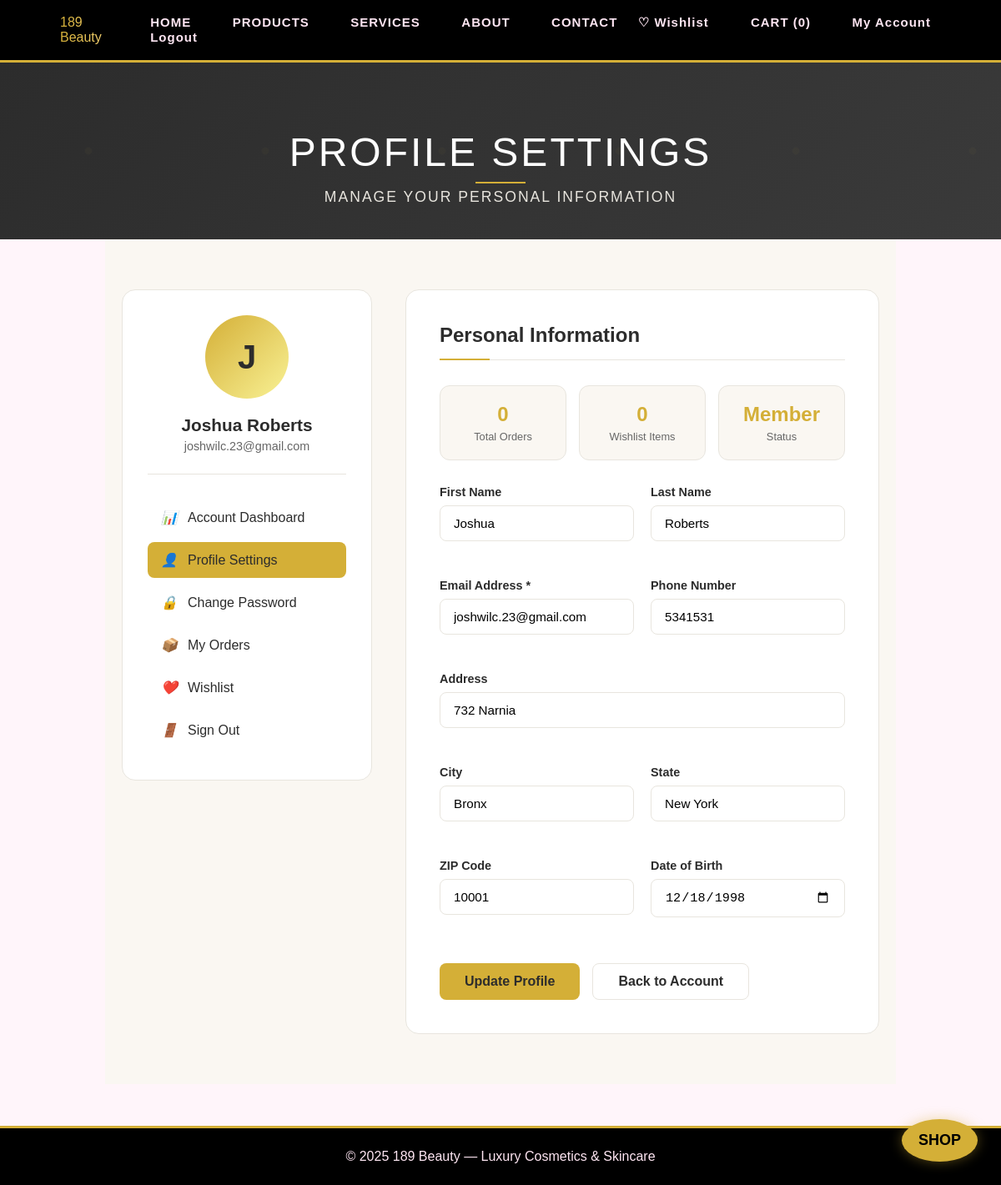
The app's page /profile.php (signed in) with its own data.
### tables this page shows
CREATE TABLE `users` (
  `id` int(11) NOT NULL,
  `username` varchar(255) DEFAULT NULL,
  `email` varchar(255) DEFAULT NULL,
  `password` varchar(255) DEFAULT NULL,
  `cart_data` text DEFAULT NULL,
  `wishlist_data` text DEFAULT NULL,
  `first_name` varchar(100) DEFAULT NULL,
  `last_name` varchar(100) DEFAULT NULL,
  `phone` varchar(20) DEFAULT NULL,
  `address` text DEFAULT NULL,
  `city` varchar(100) DEFAULT NULL,
  `state` varchar(50) DEFAULT NULL,
  `zip_code` varchar(20) DEFAULT NULL,
  `date_of_birth` date DEFAULT NULL,
  `created_at` timestamp NOT NULL DEFAULT current_timestamp(),
  `updated_at` timestamp NOT NULL DEFAULT current_timestamp() ON UPDATE current_timestamp(),
  `email_notifications` tinyint(1) DEFAULT 1,
  `order_updates` tinyint(1) DEFAULT 1,
  `promotional_emails` tinyint(1) DEFAULT 1,
  `notification_updated_at` timestamp NULL DEFAULT NULL,
  `verification_token` varchar(64) DEFAULT NULL,
  `verification_expires` datetime DEFAULT NULL,
  `is_verified` tinyint(1) DEFAULT 0,
  `reset_token` varchar(64) DEFAULT NULL,
  `reset_expires` datetime DEFAULT NULL
);

### profile.php (the view, shortened to what this page needs)
<?php
include 'includes/header.php';
include 'includes/db.php';
$user_id = $_SESSION['user_id'];
$stmt = $conn->prepare("SELECT username, email, first_name, last_name, phone, address, city, state, zip_code, date_of_birth FROM users WHERE id = ?");
$stmt->bind_param("i", $user_id);
$stmt->execute();
$result = $stmt->get_result();
$user = $result->fetch_assoc();
?>
<!DOCTYPE html>
<html lang="en">
<head>
</head>
<body>
    <section class="profile-hero">
        <div class="hero-content">
            <h1 class="profile-title">PROFILE SETTINGS</h1>
            <p class="profile-subtitle">MANAGE YOUR PERSONAL INFORMATION</p>
        </div>
    </section>
    <section class="profile-container">
        <div class="profile-grid">
            <div class="profile-sidebar">
                <div class="user-info-sidebar">
                    <div class="user-avatar-large">
                        <?= strtoupper(substr($user['username'] ?? 'U', 0, 1)) ?>
                    </div>
                    <h3 class="user-name-sidebar"><?= htmlspecialchars($user['first_name'] && $user['last_name'] ? $user['first_name'] . ' ' . $user['last_name'] : ($user['username'] ?? 'User')) ?></h3>
                    <p class="user-email-sidebar"><?= htmlspecialchars($user['email'] ?? '') ?></p>
                </div>
                <nav class="sidebar-nav">
                    <a href="account.php" class="nav-item">
                        <i>📊</i> Account Dashboard
                    </a>
                    <a href="profile.php" class="nav-item active">
                        <i>👤</i> Profile Settings
                    </a>
                    <a href="change-password.php" class="nav-item">
                        <i>🔒</i> Change Password
                    </a>
                    <a href="orders.php" class="nav-item">
                        <i>📦</i> My Orders
                    </a>
                    <a href="wishlist.php" class="nav-item">
                        <i>❤️</i> Wishlist
                    </a>
                    <a href="logout.php" class="nav-item">
                        <i>🚪</i> Sign Out
                    </a>
                </nav>
            </div>
            <div class="profile-content">
                <h2 class="section-title">Personal Information</h2>
                <div class="profile-stats">
                    <div class="stat-card">
                        <div class="stat-number">0</div>
                        <div class="stat-label">Total Orders</div>
                    </div>
                    <div class="stat-card">
                        <div class="stat-number">0</div>
                        <div class="stat-label">Wishlist Items</div>
                    </div>
                    <div class="stat-card">
                        <div class="stat-number">Member</div>
                        <div class="stat-label">Status</div>
                    </div>
                </div>
                <form method="POST">
                    <div class="form-grid">
                        <div class="form-group">
                            <label for="first_name" class="form-label">First Name</label>
                            <input type="text" name="first_name" id="first_name" class="form-input"
                                   value="<?= htmlspecialchars($user['first_name'] ?? '') ?>">
                        </div>
                        <div class="form-group">
                            <label for="last_name" class="form-label">Last Name</label>
                            <input type="text" name="last_name" id="last_name" class="form-input"
                                   value="<?= htmlspecialchars($user['last_name'] ?? '') ?>">
                        </div>
                        <div class="form-group">
                            <label for="email" class="form-label">Email Address *</label>
                            <input type="email" name="email" id="email" class="form-input" required
                                   value="<?= htmlspecialchars($user['email'] ?? '') ?>">
                        </div>
                        <div class="form-group">
                            <label for="phone" class="form-label">Phone Number</label>
                            <input type="tel" name="phone" id="phone" class="form-input"
                                   value="<?= htmlspecialchars($user['phone'] ?? '') ?>">
                        </div>
                        <div class="form-group full-width">
                            <label for="address" class="form-label">Address</label>
                            <input type="text" name="address" id="address" class="form-input"
                                   value="<?= htmlspecialchars($user['address'] ?? '') ?>">
                        </div>
                        <div class="form-group">
                            <label for="city" class="form-label">City</label>
                            <input type="text" name="city" id="city" class="form-input"
                                   value="<?= htmlspecialchars($user['city'] ?? '') ?>">
                        </div>
                        <div class="form-group">
                            <label for="state" class="form-label">State</label>
                            <input type="text" name="state" id="state" class="form-input"
                                   value="<?= htmlspecialchars($user['state'] ?? '') ?>">
                        </div>
                        <div class="form-group">
                            <label for="zip_code" class="form-label">ZIP Code</label>
                            <input type="text" name="zip_code" id="zip_code" class="form-input"
                                   value="<?= htmlspecialchars($user['zip_code'] ?? '') ?>">
                        </div>
                        <div class="form-group">
                            <label for="date_of_birth" class="form-label">Date of Birth</label>
                            <input type="date" name="date_of_birth" id="date_of_birth" class="form-input"
                                   value="<?= htmlspecialchars($user['date_of_birth'] ?? '') ?>">
                        </div>
                    </div>
                    <div style="display: flex; gap: 15px; margin-top: 30px;">
                        <button type="submit" class="btn">Update Profile</button>
                        <a href="account.php" class="btn btn-secondary">Back to Account</a>
                    </div>
                </form>
            </div>
        </div>
    </section>
    <?php include 'includes/footer.php'; ?>
</body>
</html>

### includes/header.php (shortened to what this page needs)
<!DOCTYPE html>
<html lang="en">
<head>
    <link rel="stylesheet" href="css/style.css">
</head>
<body class="fade-in">
<header>
    <nav class="navbar">
        <div class="logo shimmer-gold">189 Beauty</div>
        <ul class="nav-links">
    <li><a href="index.php">HOME</a></li>
    <li><a href="products.php">PRODUCTS</a></li>
    <li><a href="services.php">SERVICES</a></li>
    <li><a href="about.php">ABOUT</a></li>
    <li><a href="contact.php">CONTACT</a></li>
    <a href="wishlist.php" class="wishlist-link">♡ Wishlist
</a>
    <li><a href="cart.php">CART
        (<?php echo isset($_SESSION['cart']) ? count($_SESSION['cart']) : 0; ?>)
    </a></li>
    <?php if (isset($_SESSION['logged_in']) && $_SESSION['logged_in']): ?>
    <li><a href="account.php">My Account</a></li>
    <li><a href="logout.php">Logout</a></li>
<?php else: ?>
    <li><a href="login.php">Login</a></li>
    <li><a href="register.php">Register</a></li>
<?php endif; ?>
</ul>
    </nav>
</header>
<a href="products.php" class="floating-cta">SHOP</a>

### includes/footer.php (shortened to what this page needs)
<footer>
    <p>© 2025 189 Beauty — Luxury Cosmetics & Skincare</p>
</footer>
</body>
</html>

### css/style.css (style rules this page uses)
* { margin: 0; padding: 0; box-sizing: border-box; }
body { font-family: 'Poppins', sans-serif; background: #fff5fa; color: #000; overflow-x: hidden; }
.fade-in { animation: fadeIn 1s ease-in forwards; }
.shimmer-gold { background: linear-gradient(90deg, #d4af37, #fff, #d4af37); -webkit-background-clip: text; color: transparent; animation: goldShimmer 2.5s infinite linear; }
.navbar { background: #000; padding: 18px 6%; display: flex; justify-content: space-between; align-items: center; border-bottom: 3px solid #d4af37; }
.nav-links { list-style: none; }
.nav-links li { display: inline-block; margin-left: 25px; transform: translateY(0); transition: 0.3s ease; }
.nav-links a { color: #ffe6f3; text-decoration: none; font-weight: 600; font-size: 15px; letter-spacing: 1px; transition: 0.3s; padding: 6px 10px; }
.floating-cta { position: fixed; bottom: 28px; right: 28px; background: #d4af37; color: #000; padding: 15px 20px; border-radius: 50%; font-size: 18px; font-weight: bold; text-decoration: none; box-shadow: 0 0 15px rgba(212,175,55,0.4); transition: 0.3s; z-index: 1000; }
.shimmer-gold { background: linear-gradient(90deg, #d4af37 0%, #ffdd85 50%, #d4af37 100%); background-size: 200% auto; color: #d4af37; background-clip: text; -webkit-background-clip: text; -webkit-text-fill-color: transparent; animation: shimmer 3s linear infinite; }
footer { background: #000; color: #ffe6f3; text-align: center; padding: 25px; margin-top: 50px; border-top: 3px solid #d4af37; }
html { height: 100%; }
body { min-height: 100vh; display: flex; flex-direction: column; }

### records on screen
users: username "J", first_name+last_name "Joshua Roberts", email "joshwilc.23@gmail.com", first_name "Joshua", last_name "Roberts", phone "5341531", address "732 Narnia", city "Bronx", state "New York", zip_code "10001", date_of_birth "12/18/1998"

### other values on screen
count($_SESSION['cart']) "0"
